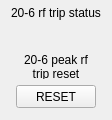
  <widget class="PyDMFrame" name="PyDMFrame_3">
   <property name="geometry">
    <rect>
     <x>10</x>
     <y>355</y>
     <width>112</width>
     <height>120</height>
    </rect>
   </property>
   <property name="toolTip">
    <string/>
   </property>
   <property name="alarmSensitiveBorder" stdset="0">
    <bool>true</bool>
   </property>
   <property name="channel" stdset="0">
    <string>KLYS:LI20:61:PEAKPOWER_MPS</string>
   </property>
   <widget class="QLabel" name="label_9">
    <property name="geometry">
     <rect>
      <x>0</x>
      <y>5</y>
      <width>112</width>
      <height>16</height>
     </rect>
    </property>
    <property name="styleSheet">
     <string notr="true">background-color: rgba(255, 255, 255, 0);</string>
    </property>
    <property name="text">
     <string>20-6 rf trip status</string>
    </property>
    <property name="alignment">
     <set>Qt::AlignCenter</set>
    </property>
   </widget>
   <widget class="PyDMLabel" name="PyDMLabel">
    <property name="geometry">
     <rect>
      <x>6</x>
      <y>25</y>
      <width>100</width>
      <height>15</height>
     </rect>
    </property>
    <property name="toolTip">
     <string/>
    </property>
    <property name="alignment">
     <set>Qt::AlignCenter</set>
    </property>
    <property name="alarmSensitiveContent" stdset="0">
     <bool>true</bool>
    </property>
    <property name="channel" stdset="0">
     <string>KLYS:LI20:61:PEAKPOWER_MPS</string>
    </property>
   </widget>
   <widget class="QLabel" name="label_10">
    <property name="geometry">
     <rect>
      <x>0</x>
      <y>55</y>
      <width>112</width>
      <height>24</height>
     </rect>
    </property>
    <property name="styleSheet">
     <string notr="true">background-color: rgba(255, 255, 255, 0);</string>
    </property>
    <property name="text">
     <string>20-6 peak rf
trip reset</string>
    </property>
    <property name="alignment">
     <set>Qt::AlignCenter</set>
    </property>
   </widget>
   <widget class="PyDMPushButton" name="PyDMPushButton">
    <property name="geometry">
     <rect>
      <x>16</x>
      <y>85</y>
      <width>80</width>
      <height>23</height>
     </rect>
    </property>
    <property name="toolTip">
     <string/>
    </property>
    <property name="text">
     <string>RESET</string>
    </property>
    <property name="channel" stdset="0">
     <string>KLYS:LI20:61:PRESET</string>
    </property>
   </widget>
  </widget>
